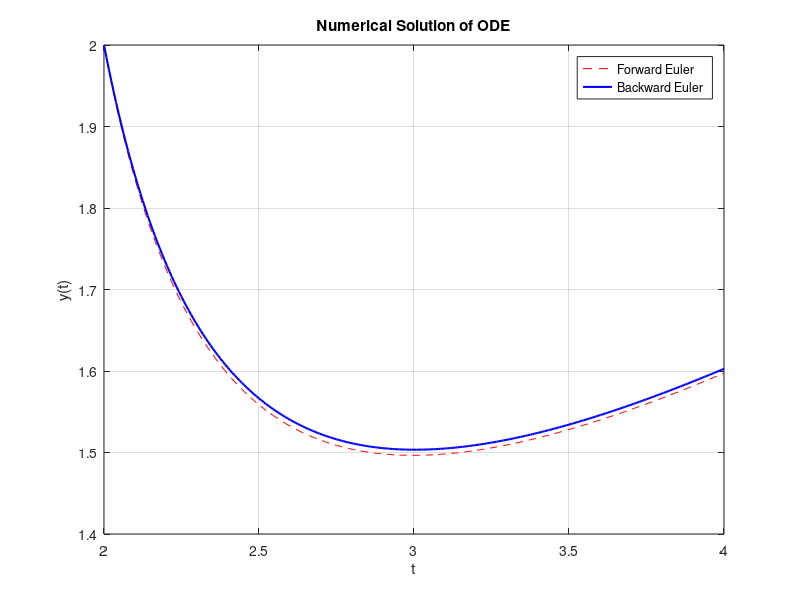

Recreate this plot in MATLAB.
% Homework 2 Part I - Question 2

A = [4 1 1 1;
     1 4 1 1;
     1 1 4 1;
     1 1 1 4];
b = [1; 1; 1; 1];

n = length(b);
x0 = zeros(n, 1);
tol = 1e-5;     
max_iter = 1000; 

%% (1) Jacobi Method
x_jac = x0;
iter_jac = 0;
while iter_jac < max_iter
    x_new = zeros(n, 1);
    for i = 1:n
        sum_val = b(i) - A(i, [1:i-1, i+1:n]) * x_jac([1:i-1, i+1:n]);
        x_new(i) = sum_val / A(i,i);
    end

    if norm(x_new - x_jac, inf) <= tol
        x_jac = x_new;
        break;
    end
    x_jac = x_new;
    iter_jac = iter_jac + 1;
end

fprintf('--- Jacobi Method ---\n');
fprintf('Iterations: %d\n', iter_jac);
disp('Solution:'); disp(x_jac);

%% (2) SOR Method (omega = 1.3)
omega = 1.3;
x_sor = x0;
iter_sor = 0;
while iter_sor < max_iter
    x_old = x_sor;
    for i = 1:n
        sum1 = A(i, 1:i-1) * x_sor(1:i-1); 
        sum2 = A(i, i+1:n) * x_old(i+1:n); 
        
        x_gs = (b(i) - sum1 - sum2) / A(i,i);
        
        x_sor(i) = (1 - omega) * x_old(i) + omega * x_gs;
    end
    
    if norm(x_sor - x_old, inf) <= tol
        break;
    end
    iter_sor = iter_sor + 1;
end

fprintf('--- SOR Method (omega = 1.3) ---\n');
fprintf('Iterations: %d\n', iter_sor);
disp('Solution:'); disp(x_sor);


% Homework 2 Part II - Question 3
f = @(x) exp(x)./x;
df_exact = (2*exp(2) - exp(2))/(2^2); 

x0 = 2;
h_values = 0.1 ./ (2.^(0:10)); 
errors = zeros(size(h_values));

fprintf('%-10s %-15s %-15s %-10s\n', 'h', 'Approx', 'Error', 'Ratio');

for i = 1:length(h_values)
    h = h_values(i);
    
    df_approx = (f(x0 + h) - f(x0 - h)) / (2*h);
    
    errors(i) = abs(df_approx - df_exact);
    
    if i > 1
        ratio = errors(i-1) / errors(i);
        fprintf('%.4e   %.10f   %.4e   %.2f\n', h, df_approx, errors(i), ratio);
    else
        fprintf('%.4e   %.10f   %.4e   ---\n', h, df_approx, errors(i));
    end
end

% plot
figure;
loglog(h_values, errors, '-o', 'LineWidth', 2);
grid on;
xlabel('Step size h'); ylabel('Absolute Error');
title('Convergence of Central Difference (Slope should be 2)');

p = polyfit(log(h_values), log(errors), 1);
fprintf('\nCalculated Convergence Order: %.4f\n', p(1));


% Homework 2 Part II - Question 4
h = 1/128;
t = 2:h:4;
N = length(t);

% (1) Forward Euler Method
y_fe = zeros(1, N);
y_fe(1) = 2; 

for n = 1:N-1
    f_n = (2/t(n)^2) * (t(n)*y_fe(n) - 2*y_fe(n)^2);
    y_fe(n+1) = y_fe(n) + h * f_n;
end

% (2) Backward Euler Method
y_be = zeros(1, N);
y_be(1) = 2;

for n = 1:N-1
    tn1 = t(n+1);
    a = 4 * h / (tn1^2);
    b = 1 - (2 * h / tn1);
    c = -y_be(n);
    
    y_be(n+1) = (-b + sqrt(b^2 - 4*a*c)) / (2*a);
end

% plot
plot(t, y_fe, 'r--', t, y_be, 'b-', 'LineWidth', 1.5);
legend('Forward Euler', 'Backward Euler');
xlabel('t'); ylabel('y(t)');
title('Numerical Solution of ODE');
grid on;
